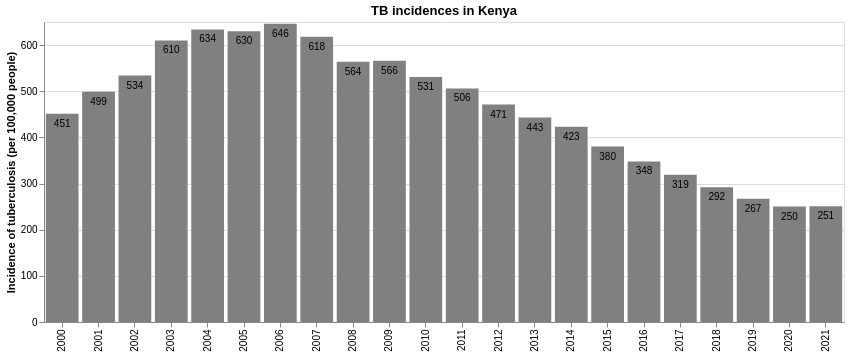

The notebook cell saved with this chart:
### Markdown cell above
### TB Incidences in East africa

### Code cell
tb_incidence = (pd.read_csv('datasets/incidence-of-tuberculosis-sdgs.csv').drop(columns='Code'))

incidences = alt.Chart(tb_incidence[tb_incidence.Entity.str.contains('Kenya|Uganda|Tanzania|Sudan|South Sudan|Rwanda|Djibouti')]).transform_filter(alt.datum.Entity == 'Kenya').mark_bar(color="grey").encode(
    alt.X("Year:O", title=""), alt.Y("Incidence of tuberculosis (per 100,000 people):Q"),).properties(title="TB incidences in Kenya")

text = incidences.mark_text(align="center", baseline="middle", dy=10, dx=0, fontSize=10).encode(text="Incidence of tuberculosis (per 100,000 people):Q")

(incidences + text).properties(width=800)#.save('charts/kenya_tb_incidence.html')

### Figure 1 — Vega-Lite specification as saved in the notebook (floating-point values rounded to 4 significant figures; data arrays with more than 128 entries replaced by an {"elided": "..."} marker saying what was removed)
{"config": {"view": {"continuousWidth": 300, "continuousHeight": 300}}, "layer": [{"mark": {"type": "bar", "color": "grey"}, "encoding": {"x": {"field": "Year", "title": "", "type": "ordinal"}, "y": {"field": "Incidence of tuberculosis (per 100,000 people)", "type": "quantitative"}}, "title": "TB incidences in Kenya", "transform": [{"filter": "(datum.Entity === 'Kenya')"}]}, {"mark": {"type": "text", "align": "center", "baseline": "middle", "dx": 0, "dy": 10, "fontSize": 10}, "encoding": {"text": {"field": "Incidence of tuberculosis (per 100,000 people)", "type": "quantitative"}, "x": {"field": "Year", "title": "", "type": "ordinal"}, "y": {"field": "Incidence of tuberculosis (per 100,000 people)", "type": "quantitative"}}, "title": "TB incidences in Kenya", "transform": [{"filter": "(datum.Entity === 'Kenya')"}]}], "data": {"name": "data-207bd5ac4478bd71c664569be2a519fa"}, "width": 800, "$schema": "https://vega.github.io/schema/vega-lite/v6.4.1.json", "datasets": {"data-207bd5ac4478bd71c664569be2a519fa": {"elided": "143 records"}}}
